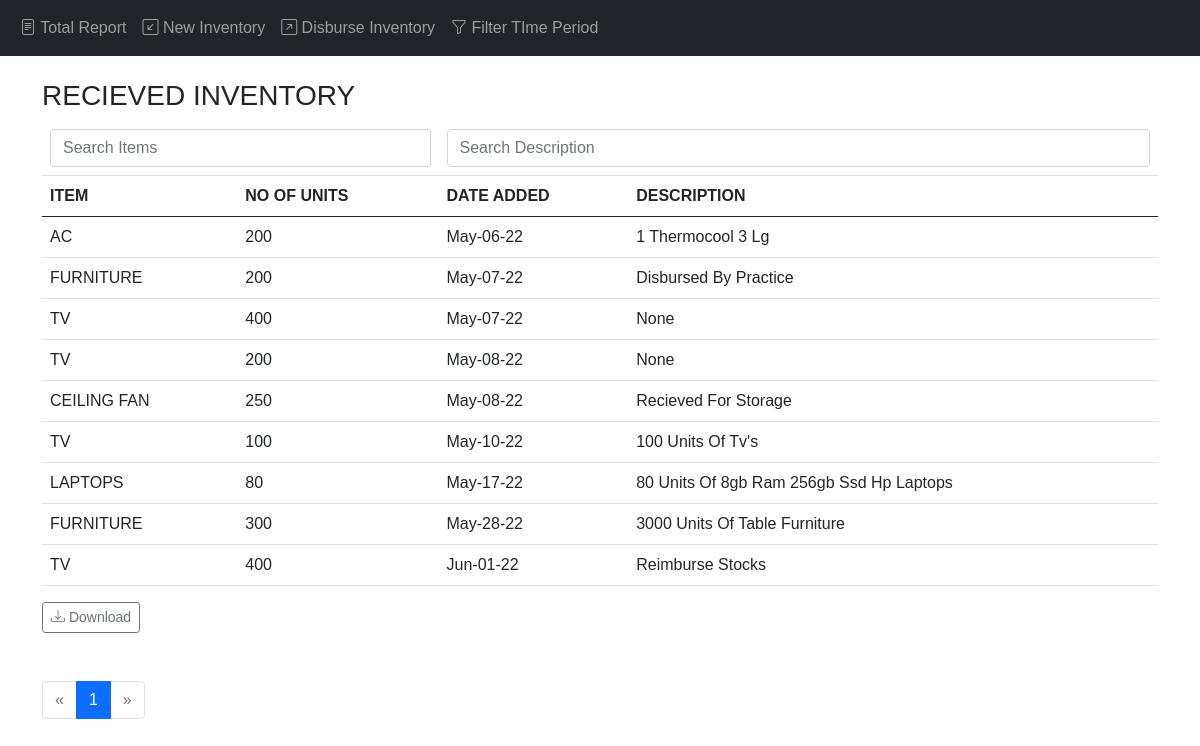
The app's page /inventory/new/report with its own data.
### app/models.py (models this page shows, shortened)
class NewInventory(db.Model):
    __tablename__ = 'new_inventory'
    id = db.Column(db.Integer, primary_key=True)
    item = db.Column(db.String(20), nullable=False)
    units = db.Column(db.Integer, nullable=False)
    date_added = db.Column(db.DateTime, default = datetime.now)
    description = db.Column(db.Text)

### app/reimbursed/views.py (the view)
@reimbursed.route('/inventory/new/report')
def reimbursed_summary():
    page = request.args.get('page', 1, type=int)
    pagination = NewInventory.query.paginate(page, per_page=current_app.config['RECORDS_PER_PAGE'], error_out=False)
    incoming = pagination.items
    resp = make_response(render_template('reimbursed_summary.html', pagination=pagination, incoming=incoming, filter=0))
    resp.set_cookie('url', request.url)
    return resp

### app/templates/reimbursed_summary.html (shortened to what this page needs)
{% extends 'base.html' %}
{% block page_content %}
<br>
<div class="container">
  <h3>RECIEVED INVENTORY</h3>
  <table class="table">
    <thead>
      <tr>
        {% if filter == 0 %}
        <th colspan="2">
          <a href="{{ url_for('reimbursed.reimbursed_summary_full') }}" style="text-decoration: none;"><input type="text" placeholder="Search Items" class="form-control" onkeyup="send()"></a>
        </th>
        <th colspan="2">
          <a href="{{ url_for('reimbursed.reimbursed_summary_full') }}" style="text-decoration: none;"><input type="text" placeholder="Search Description" class="form-control"></a>
        </th>
        {% endif %}
      </tr>
      <tr>
        <th>ITEM</th>
        <th>NO OF UNITS</th>
        <th>DATE ADDED</th>
        <th>DESCRIPTION</th>
      </tr>
    </thead>
    <tbody>
      {% for new in incoming %}
      <tr>
          <td>{{ new.item }}</td>
          <td>{{ new.units }}</td>
          <td>{{ new.date_added.strftime("%b-%d-%y") }}</td>
          <td>{{ new.description | title }}</td>
        </tr>
      {% endfor %}
    </tbody>
  </table>
  <a class="btn btn-outline-secondary btn-sm mb-5" href="{{ url_for('main.download', process='reimburse', filter=filter) }}">
    <i class="bi bi-download"></i>
    Download
  </a>
  <ul class="pagination">
    {% if filter == 0 %}
      {% if not pagination.has_prev %}
        <li class="page-item disabled"><a class="page-link" href="{{ url_for('reimbursed.reimbursed_summary', page=pagination.prev_num) }}">&laquo;</a></li>
      {% else %}
        <li class="page-item" ><a class="page-link" href="{{ url_for('reimbursed.reimbursed_summary', page=pagination.prev_num) }}">&laquo;</a></li>
      {% endif %}
      {% for page_no in pagination.iter_pages(left_edge=1,right_edge=1,left_current=2,right_current=2) %}
        {% if page_no %}
          {% if page_no == pagination.page %}
            <li class="page-item active"><a class="page-link" href="{{ url_for('reimbursed.reimbursed_summary', page=page_no) }}">{{ page_no }}</a></li>
          {% else %}
            <li class="page-item" ><a class="page-link" href="{{ url_for('reimbursed.reimbursed_summary', page=page_no) }}">{{ page_no }}</a></li>
          {% endif %}
        {% else %}
          &hellip;
        {% endif %}
      {% endfor %}
      {% if not pagination.has_next %}
        <li class="page-item disabled"><a class="page-link" href="{{ url_for('reimbursed.reimbursed_summary', page=pagination.next_num) }}">&raquo;</a></li>
      {% else %}
        <li class="page-item" ><a class="page-link" href="{{ url_for('reimbursed.reimbursed_summary', page=pagination.next_num) }}">&raquo;</a></li>
      {% endif %}
    {% endif %}
  </ul>
</div>
{% endblock %}

### app/static/styles.css (style rules this page uses)
body { font-family: Arial, Helvetica, sans-serif; }

### records on screen
NewInventory: item "AC", units "200", date_added "May-06-22", description "1 Thermocool 3 Lg"
NewInventory: item "FURNITURE", units "200", date_added "May-07-22", description "Disbursed By Practice"
NewInventory: item "TV", units "400", date_added "May-07-22", description "None"
NewInventory: item "TV", units "200", date_added "May-08-22", description "None"
NewInventory: item "CEILING FAN", units "250", date_added "May-08-22", description "Recieved For Storage"
NewInventory: item "TV", units "100", date_added "May-10-22", description "100 Units Of Tv's"
NewInventory: item "LAPTOPS", units "80", date_added "May-17-22", description "80 Units Of 8gb Ram 256gb Ssd Hp Laptops"
NewInventory: item "FURNITURE", units "300", date_added "May-28-22", description "3000 Units Of Table Furniture"
NewInventory: item "TV", units "400", date_added "Jun-01-22", description "Reimburse Stocks"

### other values on screen
{{ page_no }} "1"
